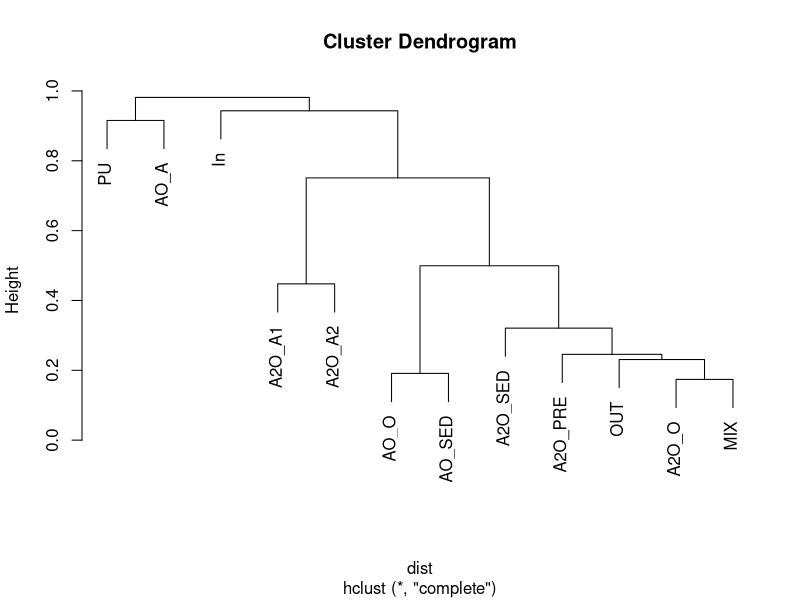
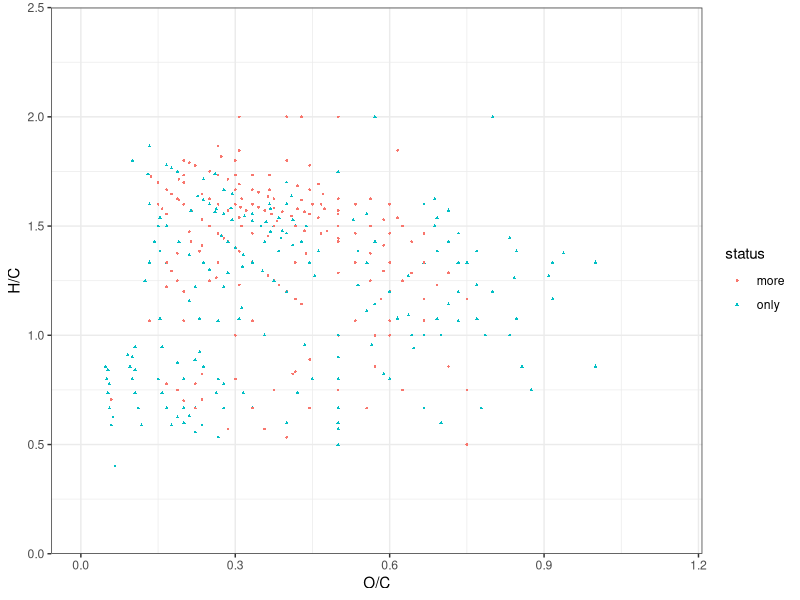
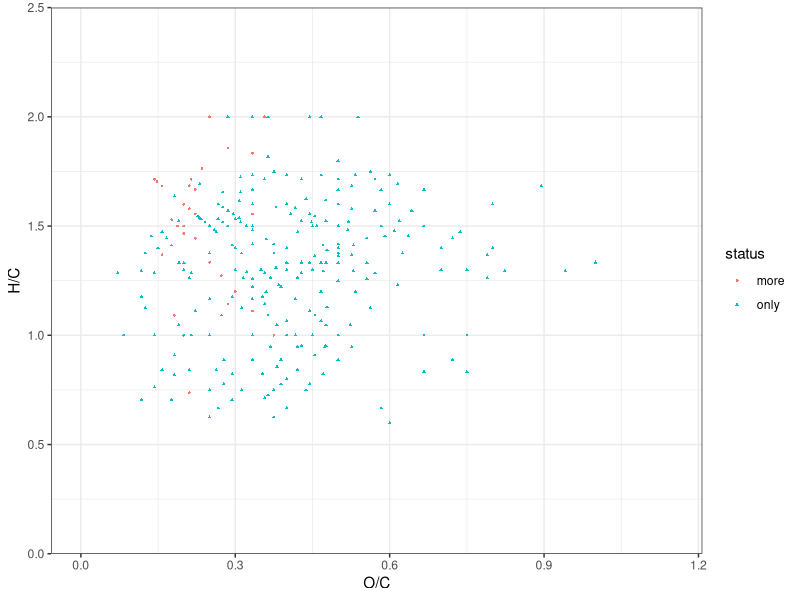

The R script that drew these images, in order:
setwd("D:/OneDrive/Study/JXZ/New_Taxonomy/FTICR")

library(tidyverse)
library(vegan)
library(stringr)
IN=read.table("Influent.tsv",sep = "\t",header = T, stringsAsFactors = F)
PU=read.table("AGC.tsv",sep = "\t",header = T, stringsAsFactors = F)
A2O_PRE60=read.table("A2O_PRE.tsv",sep = "\t",header = T, stringsAsFactors = F)
A2O_A1=read.table("A2O_A1.tsv",sep = "\t",header = T, stringsAsFactors = F)
A2O_A2=read.table("A2O_A2.tsv",sep = "\t",header = T, stringsAsFactors = F)
A2O_o=read.table("A2O_O.tsv",sep = "\t",header = T, stringsAsFactors = F)
A2O_SED=read.table("A2O_SED.tsv",sep = "\t",header = T, stringsAsFactors = F)
AO_Ab=read.table("AO_A.tsv",sep = "\t",header = T, stringsAsFactors = F)
AO_O=read.table("AO_O.tsv",sep = "\t",header = T, stringsAsFactors = F)
AO_SED=read.table("AO_SED.tsv",sep = "\t",header = T, stringsAsFactors = F)
MIX=read.table("MIX.tsv",sep = "\t",header = T, stringsAsFactors = F)
OUT=read.table("Effluent.tsv",sep = "\t",header = T, stringsAsFactors = F)

combine <- select(IN,formula,normalization) %>% rename(In=normalization) %>%
  full_join(select(PU,formula,normalization)%>% rename(PU=normalization)) %>%
  full_join(select(A2O_PRE60,formula,normalization)%>% rename(A2O_PRE=normalization)) %>%
  full_join(select(A2O_A1,formula,normalization)%>% rename(A2O_A1=normalization)) %>%
  full_join(select(A2O_A2,formula,normalization)%>% rename(A2O_A2=normalization)) %>%
  full_join(select(A2O_o,formula,normalization)%>% rename(A2O_O=normalization)) %>%
  full_join(select(A2O_SED,formula,normalization)%>% rename(A2O_SED=normalization)) %>%
  full_join(select(AO_Ab,formula,normalization)%>% rename(AO_A=normalization)) %>%
  full_join(select(AO_O,formula,normalization)%>% rename(AO_O=normalization)) %>%
  full_join(select(AO_SED,formula,normalization)%>% rename(AO_SED=normalization)) %>%
  full_join(select(MIX,formula,normalization)%>% rename(MIX=normalization)) %>%
  full_join(select(OUT,formula,normalization)%>% rename(OUT=normalization))
combine[is.na(combine)] = 0
# write_tsv(combine, "combined.normalization.tsv")
row.names(combine) = combine$formula
combine = combine[,-1]
dist <- vegdist(data.frame(t(combine)))
hc = hclust(dist)
plot(hc)

AOvsA2O <- left_join(select(AO_SED,formula,X)%>%rename(AO=X),select(A2O_SED,formula,X)%>%rename(A2O=X)) %>%
  mutate(status="only") %>%
  filter(!is.na(AO)) %>%
  filter(AO>A2O|is.na(A2O))
AOvsA2O$status[!is.na(AOvsA2O$A2O)] = "more"
AOvsA2O <- AOvsA2O[-c(2,3)]
AOvsA2O <- left_join(AOvsA2O,AO_SED)

pdf("AOvsA2O_CHOS.pdf",wi=6,he=4)
ggplot(AOvsA2O %>% filter(group=="CHOS"),aes(x=O/C,y=H/C,color=status,shape=status))+
  geom_point(size=0.6)+
  theme_bw()+
  #scale_color_manual(values = cols)+
  scale_x_continuous(limits = c(0,1.15))+
  scale_y_continuous(limits = c(0,2.5),expand = c(0,0), breaks = c(0,0.5,1,1.5,2,2.5))+
  theme(rect = element_rect(fill=NULL))
dev.off()

A2OvsAO <- left_join(select(A2O_SED,formula,X)%>%rename(A2O=X),select(AO_SED,formula,X)%>%rename(AO=X)) %>%
  mutate(status="only") %>%
  filter(!is.na(A2O)) %>%
  filter(A2O>AO|is.na(AO))
A2OvsAO$status[!is.na(A2OvsAO$AO)] = "more"
A2OvsAO <- A2OvsAO[-c(2,3)]
A2OvsAO <- left_join(A2OvsAO,A2O_SED)

pdf("A2OvsAO_CHOS.pdf",wi=6,he=4)
ggplot(A2OvsAO %>% filter(group=="CHOS"),aes(x=O/C,y=H/C,color=status,shape=status))+
  geom_point(size=0.6)+
  theme_bw()+
  #scale_color_manual(values = cols)+
  scale_x_continuous(limits = c(0,1.15))+
  scale_y_continuous(limits = c(0,2.5),expand = c(0,0), breaks = c(0,0.5,1,1.5,2,2.5))+
  theme(rect = element_rect(fill=NULL))
dev.off()

for(now in list(IN,PU,A2O_PRE60,A2O_A1,A2O_A2,A2O_o,A2O_SED,AO_Ab,AO_O,AO_SED,MIX,OUT)){
  now = mutate(now,AI=(1+C-0.5*O-S-0.5*N-0.5*P-0.5*H-0.5*Cl)/(C-0.5*O-N-S-P))
  now = now[is.finite(now$AI),]
  print(mean(na.omit(now$AI)))
}

for(now in list(IN,PU,A2O_PRE60,A2O_A1,A2O_A2,A2O_o,A2O_SED,AO_Ab,AO_O,AO_SED,MIX,OUT)){
  now = mutate(now,NOSC=4-(4*C+H+Cl-2*O-2*S-3*N+5*P)/C)
  now = now[is.finite(now$NOSC),] 
  print(mean(na.omit(now$NOSC)))
}

# MLBL(%)
for(now in list(IN,PU,A2O_PRE60,A2O_A1,A2O_A2,A2O_o,A2O_SED,AO_Ab,AO_O,AO_SED,MIX,OUT)){
  sum_now = length(t(now))
  now = filter(now,H/C>=1.5) %>% t() %>% length()
  print(now/sum_now)
}



combine1 <- select(PU,formula,X) %>% rename(PU=X) %>%
  full_join(select(A2O_o,formula,X)%>% rename(A2O_O=X)) %>%
  full_join(select(AO_O,formula,X)%>% rename(AO_O=X))
combine1[is.na(combine1)] = 0
info = rbind(PU %>%
               mutate(AI=(1+C-0.5*O-S-0.5*N-0.5*P-0.5*H)/(C-0.5*O-N-S-P)) %>%
               mutate(NOSC=4-(4*C+H+Cl-2*O-2*S-3*N+5*P)/C) %>%
               select(c(formula, class, group, theor_mass,DBE,DBEO, O_C, H_C,AI,NOSC)),
             A2O_o %>%
               mutate(AI=(1+C-0.5*O-S-0.5*N-0.5*P-0.5*H)/(C-0.5*O-N-S-P)) %>%
               mutate(NOSC=4-(4*C+H+Cl-2*O-2*S-3*N+5*P)/C) %>%
               select(c(formula, class, group, theor_mass,DBE,DBEO, O_C, H_C,AI,NOSC)),
             AO_O %>%
               mutate(AI=(1+C-0.5*O-S-0.5*N-0.5*P-0.5*H)/(C-0.5*O-N-S-P)) %>%
               mutate(NOSC=4-(4*C+H+Cl-2*O-2*S-3*N+5*P)/C) %>%
               select(c(formula, class, group, theor_mass,DBE,DBEO, O_C, H_C,AI,NOSC))) %>%
  unique()
combine1 <- left_join(combine1, info)
combine1$group[str_detect(combine1$group,pattern = "Cl")] <- "Cl-containing"
write_tsv(combine1, "PU_O.tsv")
